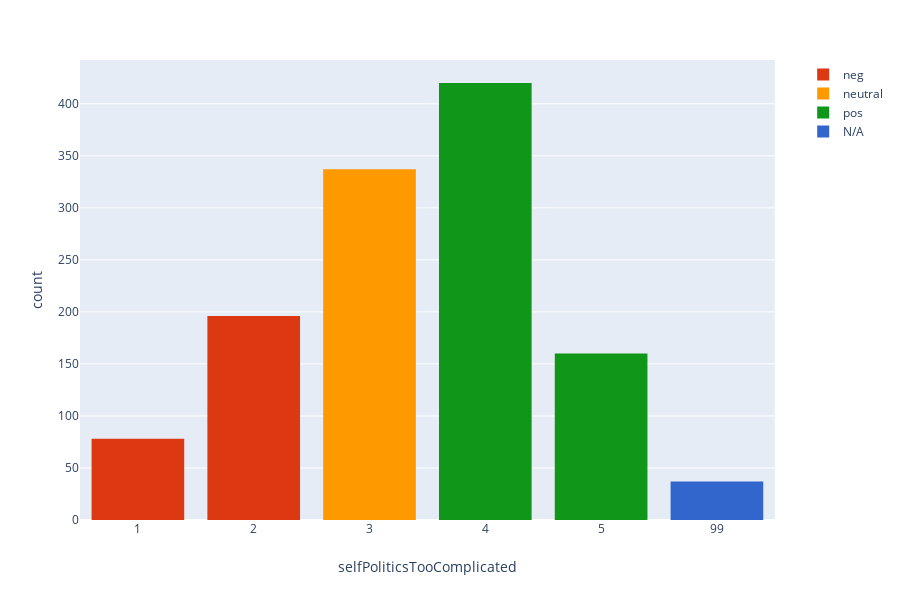

Here is the notebook cell this chart was saved with:
### Code cell
#Respondents were asked to indicate how much they agree/disagree with
#statements that some people use to describe themselves, in this case:
#
#"Sometimes politics seems so complicated that people like me can’t understand
# what’s really going on."
#
#This data skews right (positive)

ShowHistogram (data,'selfPoliticsTooComplicated')

### Figure 1 — Plotly figure (JSON) as saved in the notebook; plotly's stock layout.template omitted (floating-point values rounded to 4 significant figures; data arrays with more than 128 entries replaced by an {"elided": "..."} marker saying what was removed)
{"data": [{"alignmentgroup": "True", "bingroup": "x", "histnorm": "density", "hoverlabel": {"namelength": 0}, "hovertemplate": "selfPoliticsTooComplicated_Groups=neg<br>selfPoliticsTooComplicated=%{x}<br>count=%{y}", "legendgroup": "selfPoliticsTooComplicated_Groups=neg", "marker": {"color": "#DC3912"}, "name": "neg", "offsetgroup": "selfPoliticsTooComplicated_Groups=neg", "orientation": "v", "showlegend": true, "type": "histogram", "x": {"elided": "274 int values"}, "xaxis": "x", "yaxis": "y"}, {"alignmentgroup": "True", "bingroup": "x", "histnorm": "density", "hoverlabel": {"namelength": 0}, "hovertemplate": "selfPoliticsTooComplicated_Groups=neutral<br>selfPoliticsTooComplicated=%{x}<br>count=%{y}", "legendgroup": "selfPoliticsTooComplicated_Groups=neutral", "marker": {"color": "#FF9900"}, "name": "neutral", "offsetgroup": "selfPoliticsTooComplicated_Groups=neutral", "orientation": "v", "showlegend": true, "type": "histogram", "x": {"elided": "337 int values"}, "xaxis": "x", "yaxis": "y"}, {"alignmentgroup": "True", "bingroup": "x", "histnorm": "density", "hoverlabel": {"namelength": 0}, "hovertemplate": "selfPoliticsTooComplicated_Groups=pos<br>selfPoliticsTooComplicated=%{x}<br>count=%{y}", "legendgroup": "selfPoliticsTooComplicated_Groups=pos", "marker": {"color": "#109618"}, "name": "pos", "offsetgroup": "selfPoliticsTooComplicated_Groups=pos", "orientation": "v", "showlegend": true, "type": "histogram", "x": {"elided": "580 int values"}, "xaxis": "x", "yaxis": "y"}, {"alignmentgroup": "True", "bingroup": "x", "histnorm": "density", "hoverlabel": {"namelength": 0}, "hovertemplate": "selfPoliticsTooComplicated_Groups=N/A<br>selfPoliticsTooComplicated=%{x}<br>count=%{y}", "legendgroup": "selfPoliticsTooComplicated_Groups=N/A", "marker": {"color": "#3366CC"}, "name": "N/A", "offsetgroup": "selfPoliticsTooComplicated_Groups=N/A", "orientation": "v", "showlegend": true, "type": "histogram", "x": [99, 99, 99, 99, 99, 99, 99, 99, 99, 99, 99, 99, 99, 99, 99, 99, 99, 99, 99, 99, 99, 99, 99, 99, 99, 99, 99, 99, 99, 99, 99, 99, 99, 99, 99, 99, 99], "xaxis": "x", "yaxis": "y"}], "layout": {"barmode": "relative", "height": 600, "legend": {"tracegroupgap": 0}, "margin": {"t": 60}, "xaxis": {"anchor": "y", "categoryorder": "category ascending", "domain": [0, 0.98], "title": {"text": "selfPoliticsTooComplicated"}, "type": "category"}, "yaxis": {"anchor": "x", "domain": [0, 1], "title": {"text": "count"}}}}
